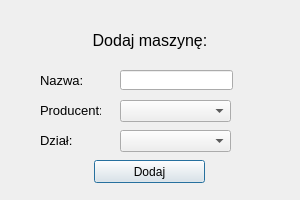
<?xml version="1.0" encoding="UTF-8"?>
<ui version="4.0">
 <class>dodaj_m</class>
 <widget class="QDialog" name="dodaj_m">
  <property name="geometry">
   <rect>
    <x>0</x>
    <y>0</y>
    <width>300</width>
    <height>200</height>
   </rect>
  </property>
  <property name="windowTitle">
   <string>Dialog</string>
  </property>
  <widget class="QLabel" name="label_2">
   <property name="geometry">
    <rect>
     <x>40</x>
     <y>70</y>
     <width>61</width>
     <height>21</height>
    </rect>
   </property>
   <property name="font">
    <font>
     <pointsize>10</pointsize>
    </font>
   </property>
   <property name="text">
    <string>Nazwa:</string>
   </property>
  </widget>
  <widget class="QLabel" name="label_3">
   <property name="geometry">
    <rect>
     <x>40</x>
     <y>100</y>
     <width>61</width>
     <height>21</height>
    </rect>
   </property>
   <property name="font">
    <font>
     <pointsize>10</pointsize>
    </font>
   </property>
   <property name="text">
    <string>Producent:</string>
   </property>
  </widget>
  <widget class="QLineEdit" name="nazwa">
   <property name="geometry">
    <rect>
     <x>120</x>
     <y>70</y>
     <width>113</width>
     <height>20</height>
    </rect>
   </property>
  </widget>
  <widget class="QPushButton" name="dodaj">
   <property name="geometry">
    <rect>
     <x>94</x>
     <y>160</y>
     <width>111</width>
     <height>23</height>
    </rect>
   </property>
   <property name="text">
    <string>Dodaj</string>
   </property>
  </widget>
  <widget class="QLabel" name="label">
   <property name="geometry">
    <rect>
     <x>0</x>
     <y>0</y>
     <width>300</width>
     <height>81</height>
    </rect>
   </property>
   <property name="font">
    <font>
     <pointsize>12</pointsize>
    </font>
   </property>
   <property name="text">
    <string>Dodaj maszynę:</string>
   </property>
   <property name="alignment">
    <set>Qt::AlignCenter</set>
   </property>
  </widget>
  <widget class="QComboBox" name="producent">
   <property name="geometry">
    <rect>
     <x>120</x>
     <y>100</y>
     <width>111</width>
     <height>22</height>
    </rect>
   </property>
  </widget>
  <widget class="QComboBox" name="dzial">
   <property name="geometry">
    <rect>
     <x>120</x>
     <y>130</y>
     <width>111</width>
     <height>22</height>
    </rect>
   </property>
  </widget>
  <widget class="QLabel" name="label_4">
   <property name="geometry">
    <rect>
     <x>40</x>
     <y>130</y>
     <width>61</width>
     <height>21</height>
    </rect>
   </property>
   <property name="font">
    <font>
     <pointsize>10</pointsize>
    </font>
   </property>
   <property name="text">
    <string>Dział:</string>
   </property>
  </widget>
 </widget>
 <resources/>
 <connections/>
</ui>
